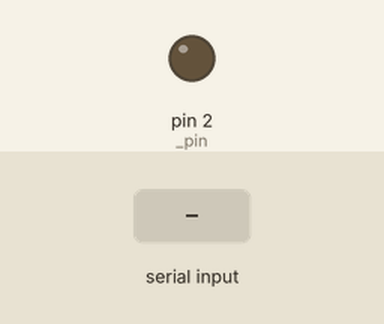
Recording of a sketch running on a simulated Arduino Uno, built with avr-gcc and run on an emulated ATmega328P. Parts: output pins drawn as LEDs (lit = HIGH). The inputs (shaded band) are chosen by the test bench.

Above: at 1.2 s.
1.3 s: "A\n" received over Serial
At 2.6 s:
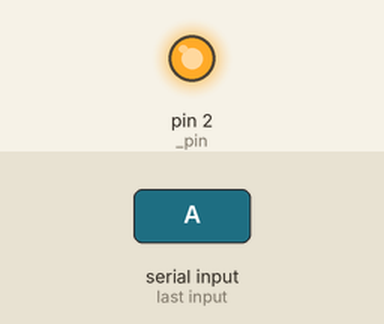
4.3 s: "B\n" received over Serial
At 7.05 s:
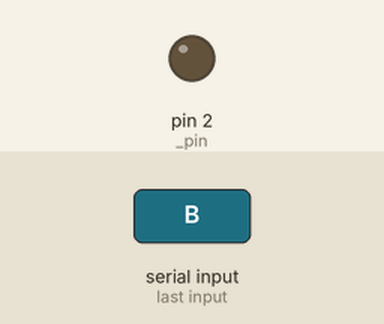
7.3 s: "C\n" received over Serial
At 8.1 s:
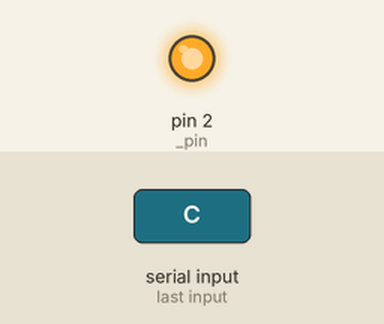
Timing chart, 0 to 12.1 s (numbered marks = the images above; inputs shaded):
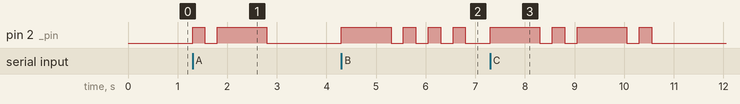

The sketch:

morse-onefile.ino
```cpp
const int _pin = 2;
const int _dottime = 250;

void dot()
{
	digitalWrite(_pin,HIGH);
	delay(_dottime);
	digitalWrite(_pin,LOW);
	delay(_dottime);
}

void dash()
{
	digitalWrite(_pin,HIGH);
	delay(_dottime*4);
	digitalWrite(_pin,LOW);
	delay(_dottime);
}

void c_space()
{
	digitalWrite(_pin,LOW);
	delay(_dottime*3);
}

void w_space()
{
	digitalWrite(_pin,LOW);
	delay(_dottime*7);
}
void setup() {
    // put your setup code here, to run once:
    Serial.begin(9600);
    pinMode(_pin, OUTPUT);
}

void loop() {
    // put your main code here, to run repeatedly:
    if(Serial.available())
    {
        char str;
        str = Serial.read();
        morseSendChar(str);
    }
}

void morseSendChar(char chr)
{
    if(chr >= 'a')
    {
        chr = chr - 32;
    }
    switch(chr)
    {
        case 'A':
            dot();
            dash();
        break;
        case 'B':
            dash();
            dot();
            dot();
            dot();
        break;
        case 'C':
            dash();
            dot();
            dash();
            dot();
        break;
        case 'D':
            dash();
            dot();
            dot();
        break;
        case 'E':
            dot();
        break;
        case 'F':
            dot();
            dot();
            dash();
            dash();
            dot();
        break;
        case 'G':
            dash();
            dash();
            dot();
        break;
        case 'H':
            dot();
            dot();
            dot();
            dot();
        break;
        case 'I':
            dot();
            dot();
        break;
        case 'J':
            dot();
            dash();
            dash();
            dash();
        break;
        case 'K':
            dash();
            dot();
            dash();
        break;
        case 'L':
            dot();
            dash();
            dot();
            dot();
        break;
        case 'M':
            dash();
            dash();
        break;
        case 'N':
            dash();
            dot();
        break;
        case 'O':
            dash();
            dash();
            dash();
        break;
        case 'P':
            dot();
            dash();
            dash();
            dot();
        break;
        case 'Q':
            dash();
            dash();
            dot();
            dash();
        break;
        case 'R':
            dot();
            dash();
            dot();
        break;
        case 'S':
            dot();
            dot();
            dot();
        break;
        case 'T':
            dash();
        break;
        case 'U':
            dot();
            dot();
            dash();
        break;
        case 'V':
            dot();
            dot();
            dot();
            dash();
        break;
        case 'W':
            dot();
            dash();
            dash();
        break;
        case 'X':
            dash();
            dot();
            dot();
            dash();
        break;
        case 'Y':
            dash();
            dot();
            dash();
            dash();
        break;
        case 'Z':
            dash();
            dash();
            dot();
            dot();
        break;
    }
}

void morseSendString(String str)
{
    int i;
    if(str[str.length() - 1] == '\n')
    {
        str[str.length() - 1] = '\0';
    }
    for(i = 0; i < str.length(); i++)
    {
        morseSendChar(str[i]);
        if(str[i] == ' ')
        {
            w_space();
        }
        else
        {
            if(i != str.length() - 1)
                c_space();
        }
    }
}
```

Measured:
- after the input at 1.3 s, pin 2 (_pin): LOW → HIGH at once, → LOW 0.25 s later, → HIGH 0.25 s later, → LOW 1.0 s later
- after the input at 4.3 s, pin 2 (_pin): LOW → HIGH at once, then repeats every 0.50 s: LOW 0.25 s, HIGH 0.25 s
- after the input at 7.3 s, pin 2 (_pin): LOW → HIGH at once, → LOW 1.0 s later, → HIGH 0.25 s later, → LOW 0.25 s later, … (8 changes in this stretch)
